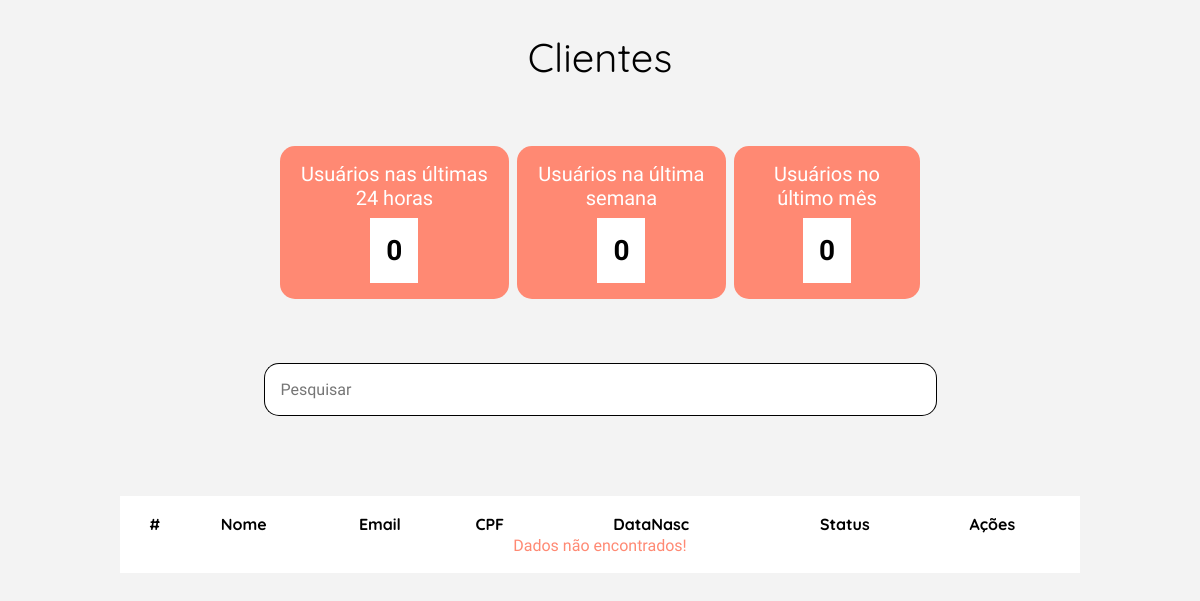
/view/listClientes.php, run on an earlier commit of the app's database.
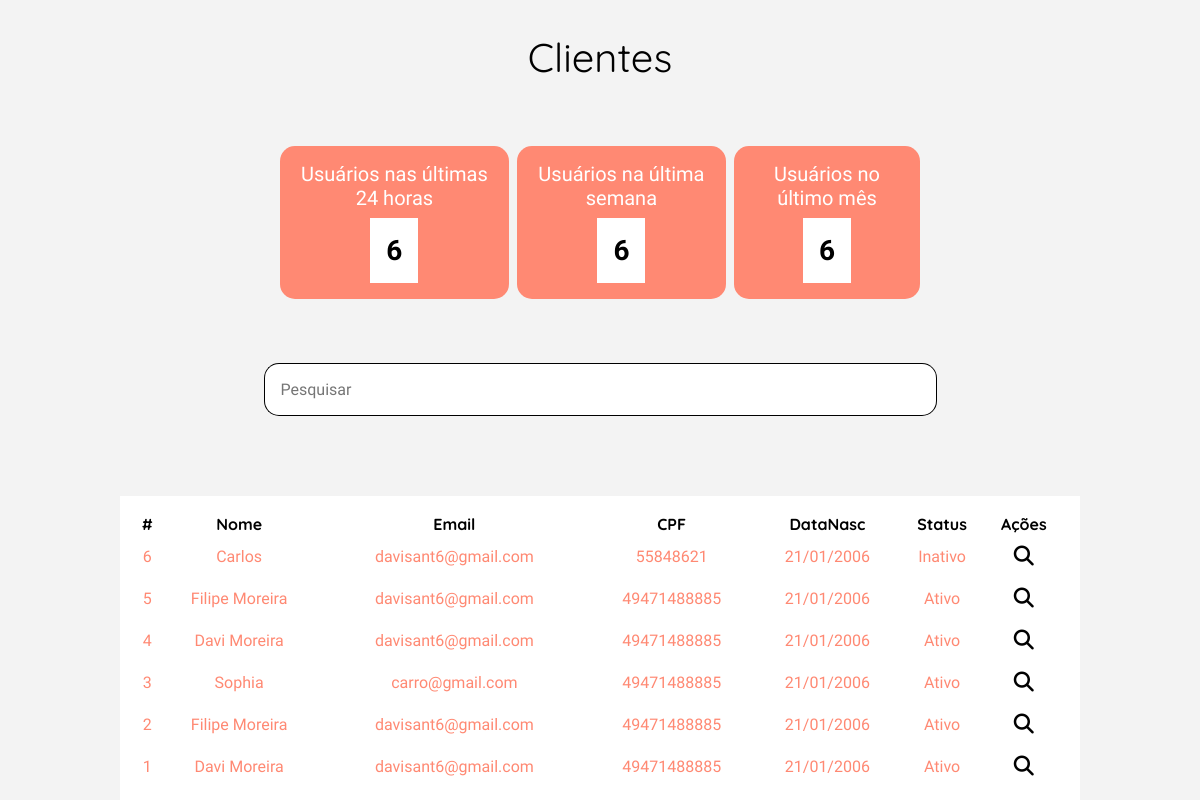
And on a later commit of the database.
### tables this page shows
CREATE TABLE IF NOT EXISTS `user_cliente` (
  `id_cliente` INT NOT NULL AUTO_INCREMENT,
  `nome_cliente` VARCHAR(300) NOT NULL COMMENT 'nome do cliente',
  `email_cliente` VARCHAR(300) NOT NULL COMMENT 'email do cliente',
  `cpf_cliente` VARCHAR(18) NOT NULL COMMENT 'cpf do cliente',
  `telefone_cliente` VARCHAR(18) NOT NULL COMMENT 'telefone do cliente',
  `genero_cliente` INT(1) NOT NULL COMMENT '1 - feminino; 0 - masculino; 2 - não informar',
  `senha_cliente` VARCHAR(256) NOT NULL COMMENT 'senha em sha256',
  `data_nasc_cliente` DATE NOT NULL COMMENT 'data de nascimente',
  `data_reg_cliente` DATETIME NOT NULL DEFAULT CURRENT_TIMESTAMP COMMENT 'data e hora do registro',
  `status` INT(1) NOT NULL COMMENT '1 - ativo; 0 - inativo',
  PRIMARY KEY (`id_cliente`)
);

### model/conexao.class.php (called while the page is built, shortened)
<?php
class Conexao{
    public function __construct(){
        try{
            $this->pdo = new PDO("mysql:dbname=2ucase_bd3;host=localhost","root","");
        }catch(PDOException $e){
            echo "Erro com banco de dados: " . $e->getMessage() . "<br>";
            exit();
        }catch(Exception $e){
            echo "Erro generico: " . $e->getMessage() . "<br>";
            exit();
        }
    }
}
?>

### model/Manager.class.php (called while the page is built, shortened)
<?php
require_once 'Conexao.class.php';
class Manager extends Conexao {
	public function listClient($table, $columnName) {
        $cmd = $this->pdo->query("SELECT * FROM {$table} ORDER by {$columnName} DESC");
        $res = $cmd->fetchAll(PDO::FETCH_ASSOC);
        return $res;
	}
	public function dateCountClientes($tabela, $column, $dataAtual, $dataCount){
		$sql = "SELECT COUNT(*) FROM $tabela WHERE $column < '$dataAtual'
		AND $column >= '$dataCount'";
		$cmd = $this->pdo->query($sql);
		$res = $cmd->fetch(PDO::FETCH_ASSOC);
		return $res;
	}
}

### view/listClientes.php (the view, shortened to what this page needs)
<?php
require_once "../model/Manager.class.php";
$manager = new Manager();
$resultClienteList = $manager->listClient('user_cliente', 'id_cliente');
$dataAtual = new DateTime('now', new DateTimeZone('America/Sao_Paulo'));
$dataAtualN = new DateTime('now', new DateTimeZone('America/Sao_Paulo'));
$dataMinus = $dataAtual->modify('-1 day');
$formatDataMinus = $dataMinus->format('Y-m-d H:i:s');
$formatDataAtual = $dataAtualN->format('Y-m-d H:i:s');
$returnData24 = $manager->dateCountClientes('user_cliente', 'data_reg_cliente', $formatDataAtual, $formatDataMinus);
$dataMinusWeek = $dataAtual->modify('-1 week');
$formatDataWeekMinus = $dataMinusWeek->format('Y-m-d H:i:s');
$returnDataWeek = $manager->dateCountClientes('user_cliente', 'data_reg_cliente', $formatDataAtual, $formatDataWeekMinus);
$dataMinusWeek = $dataAtual->modify('-1 month');
$formatDataMonthMinus = $dataMinusWeek->format('Y-m-d H:i:s');
$returnDataMonth = $manager->dateCountClientes('user_cliente', 'data_reg_cliente', $formatDataAtual, $formatDataMonthMinus);
?>
<!DOCTYPE html>
<html lang="pt-br">
<head>
    <?php require_once "../config/config.php"; ?>
    <link rel="stylesheet" href="../assets/css/clientes.css">
</head>
<body id="body-margin">
    <main class="container-produto">
        <h1>Clientes</h1>
        <section class="container-metricas">
            <div class="metrica-box metrica1">
                <h4>Usuários nas últimas 24 horas</h4>
                <div class="container-number">
                    <h3><?= $returnData24['COUNT(*)'] ?></h3>
                </div>
            </div>
            <div class="metrica-box metrica2">
                <h4>Usuários na última semana</h4>
                <div class="container-number">
                    <h3><?= $returnDataWeek['COUNT(*)'] ?></h3>
                </div>
            </div>
            <div class="metrica-box metrica3">
                <h4>Usuários no último mês</h4>
                <div class="container-number">
                    <h3><?= $returnDataMonth['COUNT(*)'] ?></h3>
                </div>
            </div>
        </section>
        <article class="container-pesquisa">
            <form action="#" method="GET">
                <div class="input-pesquisa">
                    <input type="text" name="searchBarClientes" placeholder="Pesquisar" id="pesquisar-input">
                    <input type="submit" value="">
                </div>
            </form>
        </article>
        <section class="container-tabela-filter">
            <section class="container-tabela">
                <table class="table-clientes">
                    <tr>
                        <th>#</th>
                        <th>Nome</th>
                        <th>Email</th>
                        <th>CPF</th>
                        <th>DataNasc</th>
                        <th>Status</th>
                        <th>Ações</th>
                    </tr>
                    <?php
                    if (count($resultClienteList) > 0) :
                        for ($i = 0; $i < count($resultClienteList); $i++) :
                            $timestamp = strtotime($resultClienteList[$i]["data_nasc_cliente"]);
                            $newDate = date("d-m-Y", $timestamp);
                            $dateExib = str_replace('-', '/', $newDate)
                    ?>
                            <tr>
                                <td><?= $resultClienteList[$i]['id_cliente'] ?></td>
                                <td><?= $resultClienteList[$i]['nome_cliente'] ?></td>
                                <td><?= $resultClienteList[$i]['email_cliente'] ?></td>
                                <td><?= $resultClienteList[$i]['cpf_cliente'] ?></td>
                                <td><?= $dateExib ?></td>
                                <td><?= $resultClienteList[$i]['status'] == 1 ? "Ativo" : "Inativo" ?></td>
                                <td id="btn-actions">
                                    <button id="search-client"><i class="fa-solid fa-magnifying-glass"></i></i></i></button>
                                </td>
                            </tr>
                    <?php
                        endfor;
                    else :
                        echo "<td colspan=7>Dados não encontrados!</td>";
                    endif;
                    ?>
                </table>
            </section>
        </section>
    </main>
</body>
</html>

### config/config.php (shortened to what this page needs)
<!DOCTYPE html>
<html lang="en">
<head>
    <link rel="stylesheet" href="../assets/css/reset.css">
</head>
</html>

### assets/css/clientes.css (style rules this page uses)
.container-produto { display: flex; flex-direction: column; align-items: center; justify-content: center; gap: 4rem; margin-top: 2rem; }
.container-metricas { display: flex; width: 40rem; text-align: center; gap: .5rem; }
.metrica-box { display: flex; flex-direction: column; justify-content: center; align-items: center; gap: .5rem; background-color: var(--cor-laranja); padding: 1rem; border-radius: 15px; }
.metrica-box h4 { color: #fff; }
.container-number { padding: 1rem; background-color: #ffff; width: -moz-fit-content; width: fit-content; }
.input-pesquisa { display: flex; }
.input-pesquisa input[type=text] { background-color: #ffff; padding: 1rem; border: 1px solid #000; border-right: none; width: 40rem; border-bottom-left-radius: 15px; border-top-left-radius: 15px; }
.input-pesquisa input[type=submit] { background-color: #ffff; border: 1px solid #000; border-left: none; background-image: url('../../view/img/lupapesquisa.png'); background-size: 20px 20px; background-position-y: center; background-position-x: center; background-repeat: no-repeat; padding: 1rem; cursor: pointer; border-bottom-right-radius: 15px; border-top-right-radius: 15px; }
.container-tabela-filter { display: flex; flex-direction: column; align-items: center; width: 60rem; }
.container-tabela { width: 100%; background-color: #ffff; margin-top: 1rem; }
.container-tabela .table-clientes { width: 100%; padding: 1rem; }
.table-clientes tr td { text-align: center; }
#btn-actions button { padding: .5rem; background-color: transparent; border: none; }
#btn-actions #search-client i { cursor: pointer; }

What changed in the data, as far as the page shows it:
added user_cliente: id_cliente "6", nome_cliente "Carlos", email_cliente "davisant6@gmail.com", cpf_cliente "55848621", data_nasc_cliente "21/01/2006", status "Inativo"
added user_cliente: id_cliente "5", nome_cliente "Filipe Moreira", email_cliente "davisant6@gmail.com", cpf_cliente "49471488885", data_nasc_cliente "21/01/2006", status "Ativo"
added user_cliente: id_cliente "4", nome_cliente "Davi Moreira", email_cliente "davisant6@gmail.com", cpf_cliente "49471488885", data_nasc_cliente "21/01/2006", status "Ativo"
added user_cliente: id_cliente "3", nome_cliente "Sophia", email_cliente "carro@gmail.com", cpf_cliente "49471488885", data_nasc_cliente "21/01/2006", status "Ativo"
added user_cliente: id_cliente "2", nome_cliente "Filipe Moreira", email_cliente "davisant6@gmail.com", cpf_cliente "49471488885", data_nasc_cliente "21/01/2006", status "Ativo"
added user_cliente: id_cliente "1", nome_cliente "Davi Moreira", email_cliente "davisant6@gmail.com", cpf_cliente "49471488885", data_nasc_cliente "21/01/2006", status "Ativo"
Also different on the page:
$returnData24['COUNT(*)']: "0" → "6"
$returnDataWeek['COUNT(*)']: "0" → "6"
$returnDataMonth['COUNT(*)']: "0" → "6"
text no longer shown: "Dados não encontrados!"
